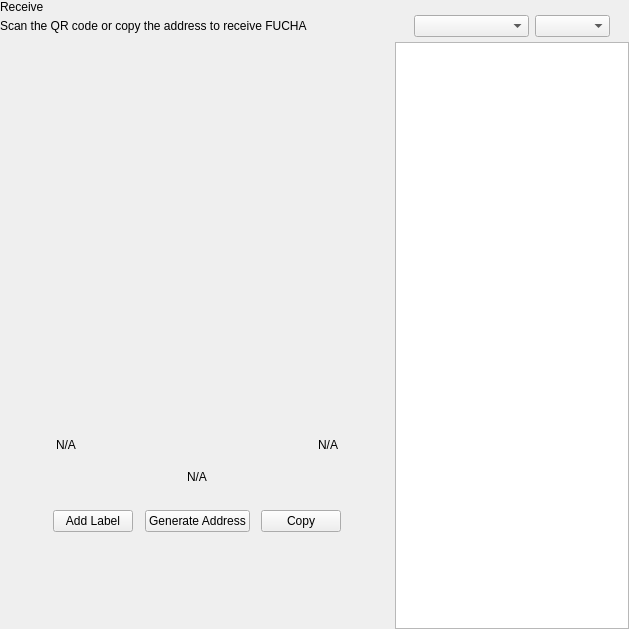
<?xml version="1.0" encoding="UTF-8"?>
<ui version="4.0">
 <class>ReceiveWidget</class>
 <widget class="QWidget" name="ReceiveWidget">
  <property name="geometry">
   <rect>
    <x>0</x>
    <y>0</y>
    <width>629</width>
    <height>629</height>
   </rect>
  </property>
  <property name="minimumSize">
   <size>
    <width>0</width>
    <height>0</height>
   </size>
  </property>
  <property name="windowTitle">
   <string>Form</string>
  </property>
  <layout class="QHBoxLayout" name="horizontalLayout_2" stretch="2,1">
   <property name="spacing">
    <number>0</number>
   </property>
   <property name="leftMargin">
    <number>0</number>
   </property>
   <property name="topMargin">
    <number>0</number>
   </property>
   <property name="rightMargin">
    <number>0</number>
   </property>
   <property name="bottomMargin">
    <number>0</number>
   </property>
   <item>
    <widget class="QWidget" name="left" native="true">
     <layout class="QVBoxLayout" name="verticalLayout_3">
      <property name="leftMargin">
       <number>0</number>
      </property>
      <property name="topMargin">
       <number>0</number>
      </property>
      <property name="rightMargin">
       <number>0</number>
      </property>
      <property name="bottomMargin">
       <number>0</number>
      </property>
      <item>
       <layout class="QVBoxLayout" name="verticalLayout_2">
        <property name="spacing">
         <number>0</number>
        </property>
        <property name="leftMargin">
         <number>0</number>
        </property>
        <item>
         <layout class="QHBoxLayout" name="horizontalLayout_3">
          <property name="spacing">
           <number>0</number>
          </property>
          <item>
           <layout class="QVBoxLayout" name="verticalLayout_4">
            <property name="spacing">
             <number>5</number>
            </property>
            <item>
             <widget class="QLabel" name="labelTitle">
              <property name="text">
               <string>Receive</string>
              </property>
             </widget>
            </item>
            <item alignment="Qt::AlignTop">
             <widget class="QLabel" name="labelSubtitle1">
              <property name="text">
               <string>Scan the QR code or copy the address to receive FUCHA</string>
              </property>
             </widget>
            </item>
           </layout>
          </item>
          <item>
           <spacer name="horizontalSpacer">
            <property name="orientation">
             <enum>Qt::Horizontal</enum>
            </property>
            <property name="sizeHint" stdset="0">
             <size>
              <width>40</width>
              <height>20</height>
             </size>
            </property>
           </spacer>
          </item>
         </layout>
        </item>
        <item>
         <spacer name="verticalSpacer_2">
          <property name="orientation">
           <enum>Qt::Vertical</enum>
          </property>
          <property name="sizeType">
           <enum>QSizePolicy::Expanding</enum>
          </property>
          <property name="sizeHint" stdset="0">
           <size>
            <width>20</width>
            <height>50</height>
           </size>
          </property>
         </spacer>
        </item>
        <item alignment="Qt::AlignHCenter">
         <widget class="QWidget" name="layoutQR" native="true">
          <property name="maximumSize">
           <size>
            <width>510</width>
            <height>16777215</height>
           </size>
          </property>
          <layout class="QVBoxLayout" name="verticalLayoutQr">
           <item>
            <spacer name="verticalSpacer11">
             <property name="orientation">
              <enum>Qt::Vertical</enum>
             </property>
             <property name="sizeType">
              <enum>QSizePolicy::Fixed</enum>
             </property>
             <property name="sizeHint" stdset="0">
              <size>
               <width>20</width>
               <height>20</height>
              </size>
             </property>
            </spacer>
           </item>
           <item alignment="Qt::AlignHCenter">
            <widget class="QLabel" name="labelQrImg">
             <property name="minimumSize">
              <size>
               <width>260</width>
               <height>260</height>
              </size>
             </property>
             <property name="maximumSize">
              <size>
               <width>260</width>
               <height>260</height>
              </size>
             </property>
             <property name="text">
              <string/>
             </property>
             <property name="alignment">
              <set>Qt::AlignCenter</set>
             </property>
            </widget>
           </item>
           <item>
            <spacer name="verticalSpacer_21">
             <property name="orientation">
              <enum>Qt::Vertical</enum>
             </property>
             <property name="sizeType">
              <enum>QSizePolicy::Fixed</enum>
             </property>
             <property name="sizeHint" stdset="0">
              <size>
               <width>20</width>
               <height>30</height>
              </size>
             </property>
            </spacer>
           </item>
           <item>
            <widget class="QWidget" name="widget" native="true">
             <property name="minimumSize">
              <size>
               <width>0</width>
               <height>0</height>
              </size>
             </property>
             <layout class="QHBoxLayout" name="horizontalLayout_5">
              <item>
               <widget class="QLabel" name="labelLabel">
                <property name="text">
                 <string notr="true">N/A</string>
                </property>
               </widget>
              </item>
              <item>
               <spacer name="horizontalSpacer_2">
                <property name="orientation">
                 <enum>Qt::Horizontal</enum>
                </property>
                <property name="sizeHint" stdset="0">
                 <size>
                  <width>141</width>
                  <height>20</height>
                 </size>
                </property>
               </spacer>
              </item>
              <item>
               <widget class="QLabel" name="labelDate">
                <property name="text">
                 <string notr="true">N/A</string>
                </property>
                <property name="alignment">
                 <set>Qt::AlignRight|Qt::AlignTrailing|Qt::AlignVCenter</set>
                </property>
               </widget>
              </item>
             </layout>
            </widget>
           </item>
           <item>
            <widget class="QLabel" name="labelAddress">
             <property name="sizePolicy">
              <sizepolicy hsizetype="Expanding" vsizetype="Preferred">
               <horstretch>0</horstretch>
               <verstretch>0</verstretch>
              </sizepolicy>
             </property>
             <property name="minimumSize">
              <size>
               <width>300</width>
               <height>0</height>
              </size>
             </property>
             <property name="text">
              <string notr="true">N/A</string>
             </property>
             <property name="alignment">
              <set>Qt::AlignCenter</set>
             </property>
            </widget>
           </item>
           <item>
            <spacer name="verticalSpacer_4">
             <property name="orientation">
              <enum>Qt::Vertical</enum>
             </property>
             <property name="sizeType">
              <enum>QSizePolicy::Fixed</enum>
             </property>
             <property name="sizeHint" stdset="0">
              <size>
               <width>20</width>
               <height>20</height>
              </size>
             </property>
            </spacer>
           </item>
           <item>
            <layout class="QHBoxLayout" name="horizontalLayout_4">
             <item alignment="Qt::AlignHCenter">
              <widget class="QPushButton" name="pushButtonLabel">
               <property name="focusPolicy">
                <enum>Qt::NoFocus</enum>
               </property>
               <property name="text">
                <string>Add Label</string>
               </property>
              </widget>
             </item>
             <item alignment="Qt::AlignHCenter">
              <widget class="QPushButton" name="pushButtonNewAddress">
               <property name="focusPolicy">
                <enum>Qt::NoFocus</enum>
               </property>
               <property name="text">
                <string>Generate Address</string>
               </property>
              </widget>
             </item>
             <item alignment="Qt::AlignHCenter">
              <widget class="QPushButton" name="pushButtonCopy">
               <property name="focusPolicy">
                <enum>Qt::NoFocus</enum>
               </property>
               <property name="text">
                <string>Copy</string>
               </property>
              </widget>
             </item>
            </layout>
           </item>
           <item>
            <spacer name="verticalSpacer_3">
             <property name="orientation">
              <enum>Qt::Vertical</enum>
             </property>
             <property name="sizeType">
              <enum>QSizePolicy::Expanding</enum>
             </property>
             <property name="sizeHint" stdset="0">
              <size>
               <width>20</width>
               <height>20</height>
              </size>
             </property>
            </spacer>
           </item>
          </layout>
         </widget>
        </item>
        <item>
         <spacer name="verticalSpacer">
          <property name="orientation">
           <enum>Qt::Vertical</enum>
          </property>
          <property name="sizeHint" stdset="0">
           <size>
            <width>20</width>
            <height>40</height>
           </size>
          </property>
         </spacer>
        </item>
       </layout>
      </item>
     </layout>
    </widget>
   </item>
   <item>
    <widget class="QWidget" name="right" native="true">
     <layout class="QVBoxLayout" name="verticalLayout_5">
      <property name="spacing">
       <number>0</number>
      </property>
      <property name="leftMargin">
       <number>1</number>
      </property>
      <property name="topMargin">
       <number>0</number>
      </property>
      <property name="rightMargin">
       <number>0</number>
      </property>
      <property name="bottomMargin">
       <number>0</number>
      </property>
      <item>
       <layout class="QVBoxLayout" name="container_right">
        <property name="spacing">
         <number>0</number>
        </property>
        <property name="leftMargin">
         <number>0</number>
        </property>
        <property name="rightMargin">
         <number>0</number>
        </property>
        <item>
         <layout class="QVBoxLayout" name="verticalLayout">
          <property name="spacing">
           <number>6</number>
          </property>
          <property name="leftMargin">
           <number>19</number>
          </property>
          <property name="rightMargin">
           <number>19</number>
          </property>
          <item>
           <widget class="OptionButton" name="btnRequest" native="true"/>
          </item>
          <item>
           <widget class="OptionButton" name="btnMyAddresses" native="true">
            <property name="sizePolicy">
             <sizepolicy hsizetype="Preferred" vsizetype="Minimum">
              <horstretch>0</horstretch>
              <verstretch>0</verstretch>
             </sizepolicy>
            </property>
           </widget>
          </item>
         </layout>
        </item>
        <item>
         <widget class="QWidget" name="sortWidget" native="true">
          <layout class="QHBoxLayout" name="horizontalLayout_6">
           <property name="leftMargin">
            <number>19</number>
           </property>
           <property name="rightMargin">
            <number>19</number>
           </property>
           <property name="bottomMargin">
            <number>5</number>
           </property>
           <item>
            <spacer name="horizontalSpacer_3">
             <property name="orientation">
              <enum>Qt::Horizontal</enum>
             </property>
             <property name="sizeHint" stdset="0">
              <size>
               <width>40</width>
               <height>20</height>
              </size>
             </property>
            </spacer>
           </item>
           <item>
            <widget class="QComboBox" name="comboBoxSort">
             <property name="sizePolicy">
              <sizepolicy hsizetype="Preferred" vsizetype="Fixed">
               <horstretch>0</horstretch>
               <verstretch>0</verstretch>
              </sizepolicy>
             </property>
             <property name="minimumSize">
              <size>
               <width>115</width>
               <height>0</height>
              </size>
             </property>
            </widget>
           </item>
           <item>
            <widget class="QComboBox" name="comboBoxSortOrder">
             <property name="sizePolicy">
              <sizepolicy hsizetype="Preferred" vsizetype="Fixed">
               <horstretch>0</horstretch>
               <verstretch>0</verstretch>
              </sizepolicy>
             </property>
             <property name="minimumSize">
              <size>
               <width>75</width>
               <height>0</height>
              </size>
             </property>
            </widget>
           </item>
          </layout>
         </widget>
        </item>
        <item>
         <widget class="QListView" name="listViewAddress"/>
        </item>
       </layout>
      </item>
     </layout>
    </widget>
   </item>
  </layout>
 </widget>
 <customwidgets>
  <customwidget>
   <class>OptionButton</class>
   <extends>QWidget</extends>
   <header>qt/pivx/optionbutton.h</header>
   <container>1</container>
  </customwidget>
 </customwidgets>
 <resources/>
 <connections/>
</ui>
